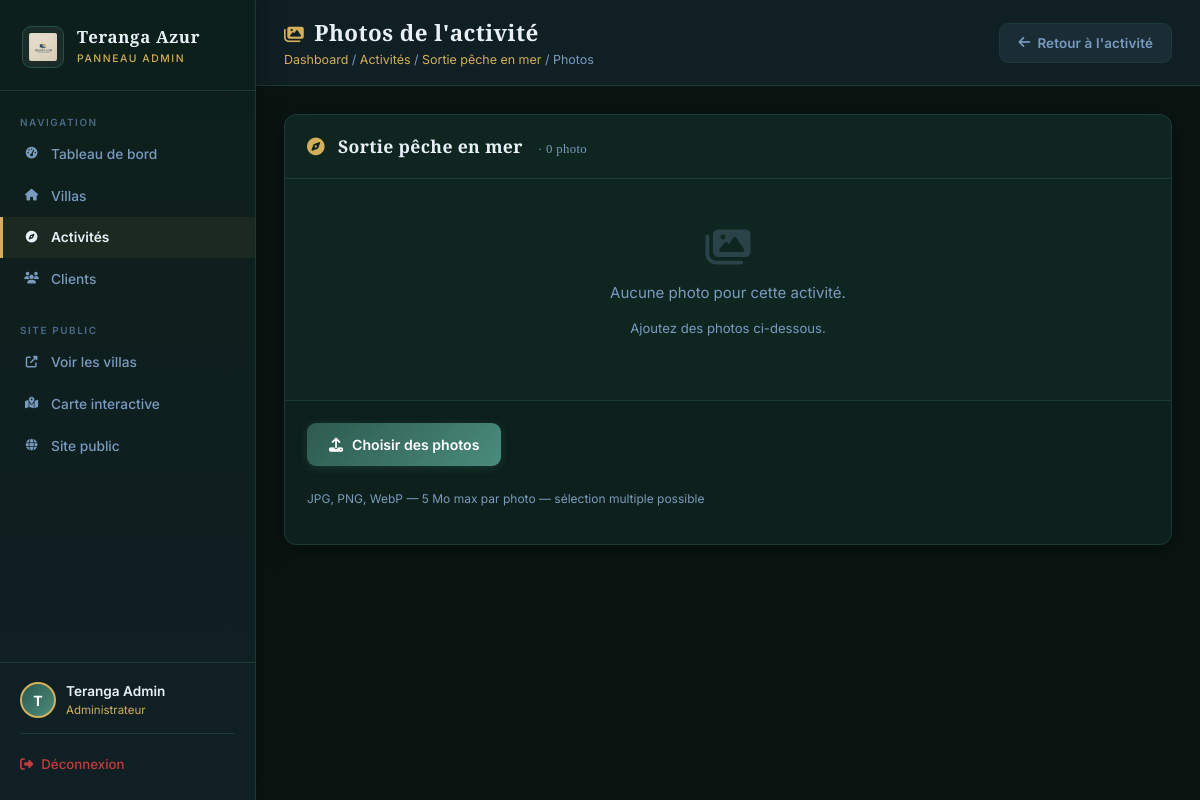
Page /admin/activite-images.php?activite_id=1 (signed in) on the earlier database version.
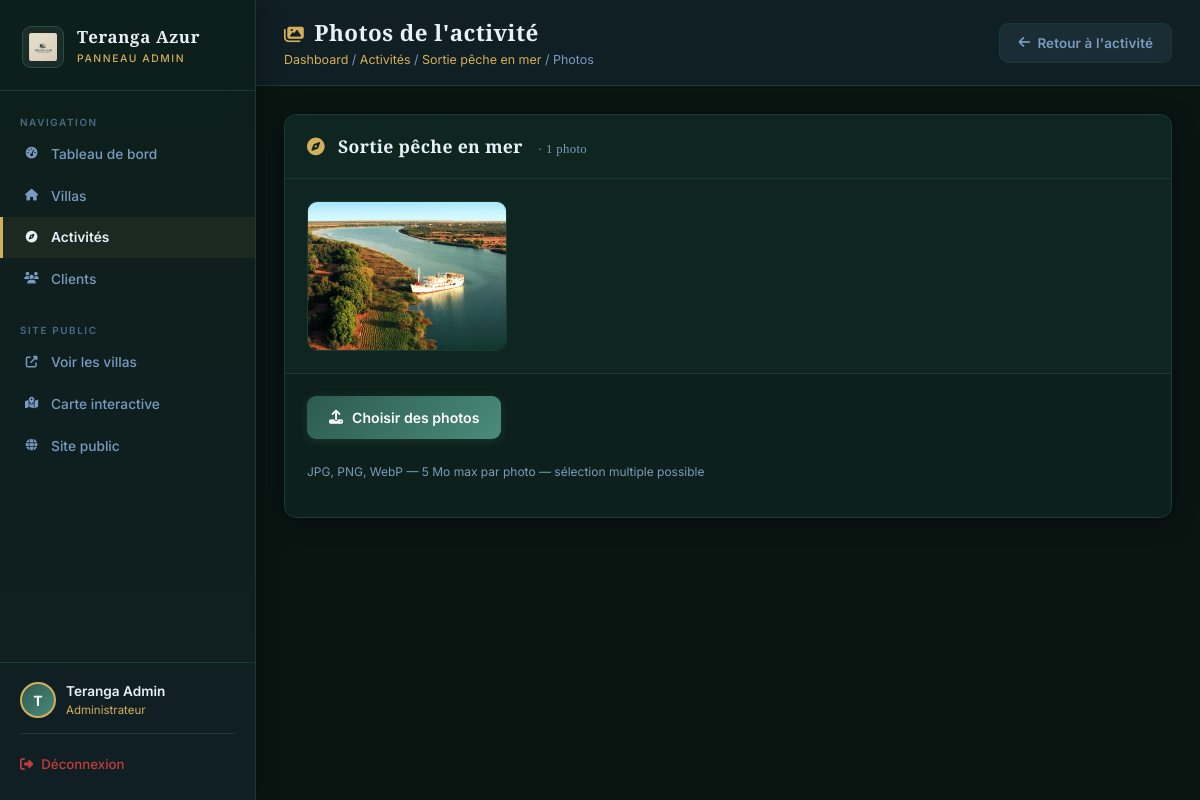
Same page on the later database version.
### tables this page shows
CREATE TABLE `images_activites` (
  `id` int(11) NOT NULL AUTO_INCREMENT,
  `activite_id` int(11) NOT NULL,
  `url` varchar(255) NOT NULL,
  `ordre` int(11) DEFAULT 0,
  `created_at` timestamp NULL DEFAULT current_timestamp(),
  PRIMARY KEY (`id`),
  KEY `activite_id` (`activite_id`),
  CONSTRAINT `1` FOREIGN KEY (`activite_id`) REFERENCES `activites` (`id`) ON DELETE CASCADE
);

### admin/activite-images.php (the view, shortened to what this page needs)
<?php
require_once '../config/db.php';
$activite_id = isset($_GET['activite_id']) && is_numeric($_GET['activite_id']) ? (int)$_GET['activite_id'] : 0;
$s = $pdo->prepare("SELECT * FROM activites WHERE id = ?");
$s->execute([$activite_id]);
$activite = $s->fetch();
$images = $pdo->prepare("SELECT * FROM images_activites WHERE activite_id = ? ORDER BY id");
$images->execute([$activite_id]);
$images = $images->fetchAll();
?>
<!DOCTYPE html>
<html lang="fr">
<head>
  <link rel="stylesheet" href="https://cdnjs.cloudflare.com/ajax/libs/font-awesome/6.5.0/css/all.min.css">
  <link rel="stylesheet" href="../css/admin.css">
</head>
<body class="admin-body">
<aside class="admin-sidebar">
  <a href="../index.php" class="admin-sidebar-logo">
    <img src="../images/Logo.png" alt="Teranga Azur">
    <div><span>Teranga Azur</span><small>Panneau Admin</small></div>
  </a>
  <nav class="admin-nav">
    <div class="admin-nav-label">Navigation</div>
    <a href="dashboard.php"><i class="fas fa-tachometer-alt"></i> Tableau de bord</a>
    <a href="villas.php"><i class="fas fa-home"></i> Villas</a>
    <a href="activites.php" class="active"><i class="fas fa-compass"></i> Activités</a>
    <a href="clients.php"><i class="fas fa-users"></i> Clients</a>
    <div class="admin-nav-label" style="margin-top:18px;">Site public</div>
    <a href="../villas.php" target="_blank"><i class="fas fa-external-link-alt"></i> Voir les villas</a>
    <a href="../carte.php" target="_blank"><i class="fas fa-map-marked-alt"></i> Carte interactive</a>
    <a href="../index.php" target="_blank"><i class="fas fa-globe"></i> Site public</a>
  </nav>
  <div class="admin-sidebar-footer">
    <div class="admin-user">
      <div class="admin-avatar"><?= strtoupper(substr($_SESSION['client_prenom'] ?? 'A', 0, 1)) ?></div>
      <div>
        <div style="font-weight:600;font-size:0.85rem;color:var(--a-text);"><?= htmlspecialchars(($_SESSION['client_prenom'] ?? '') . ' ' . ($_SESSION['client_nom'] ?? '')) ?></div>
        <div style="font-size:0.72rem;color:var(--a-or);">Administrateur</div>
      </div>
    </div>
    <a href="../logout.php"><i class="fas fa-sign-out-alt"></i> Déconnexion</a>
  </div>
</aside>
<main class="admin-main">
  <div class="admin-topbar">
    <div>
      <h1><i class="fas fa-images" style="color:var(--a-or);margin-right:10px;font-size:1.1rem;"></i>Photos de l'activité</h1>
      <div class="admin-breadcrumb">
        <a href="dashboard.php">Dashboard</a> /
        <a href="activites.php">Activités</a> /
        <a href="activite-form.php?id=<?= $activite_id ?>"><?= htmlspecialchars($activite['nom_activite']) ?></a> /
        Photos
      </div>
    </div>
    <a href="activite-form.php?id=<?= $activite_id ?>" class="btn-admin btn-admin-ghost">
      <i class="fas fa-arrow-left"></i> Retour à l'activité
    </a>
  </div>
  <div class="admin-content">
    <div class="admin-card">
      <div class="admin-card-header">
        <h2>
          <i class="fas fa-compass" style="color:var(--a-or);margin-right:8px;"></i>
          <?= htmlspecialchars($activite['nom_activite']) ?>
          <span style="font-size:.8rem;font-weight:400;color:var(--a-muted);margin-left:10px;">
            · <?= count($images) ?> photo<?= count($images) > 1 ? 's' : '' ?>
          </span>
        </h2>
      </div>
      <?php if (!empty($images)): ?>
      <div class="photo-grid">
        <?php foreach ($images as $img): ?>
        <div class="photo-card">
          <img src="../<?= htmlspecialchars($img['url']) ?>" alt=""
               onerror="this.src='../images/Logo.png';this.style.objectFit='contain';this.style.padding='20px'">
        </div>
        <?php endforeach; ?>
      </div>
      <?php else: ?>
      <div class="empty-photos">
        <i class="fas fa-images"></i>
        <p>Aucune photo pour cette activité.</p>
        <p style="font-size:.82rem;">Ajoutez des photos ci-dessous.</p>
      </div>
      <?php endif; ?>
      <div class="upload-box">
        <form method="POST" enctype="multipart/form-data" id="uploadForm">
          <label for="photoInput" class="upload-label">
            <i class="fas fa-upload"></i> Choisir des photos
          </label>
          <div class="hint" id="hintText">JPG, PNG, WebP — 5 Mo max par photo — sélection multiple possible</div>
        </form>
      </div>
    </div>
  </div>
</main>
</body>
</html>

Differences in the rows shown:
added images_activites: url (picture)
Other differences:
count($images): "0" → "1"
text no longer shown: "Aucune photo pour cette activité. Ajoutez des photos ci-dessous."
